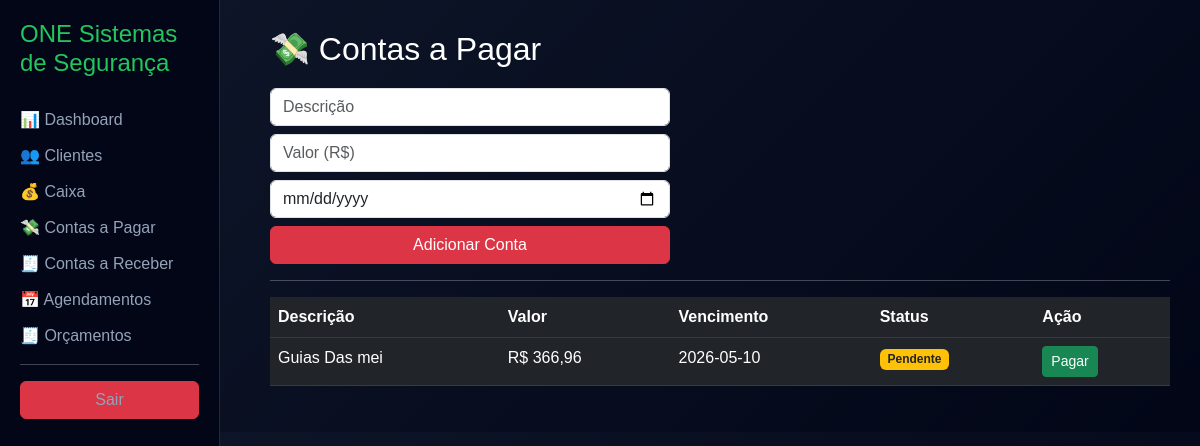
Page /contas_pagar (signed in) on the committed database.
### tables this page shows
CREATE TABLE contas_pagar (
            id INTEGER PRIMARY KEY AUTOINCREMENT,
            descricao TEXT,
            valor REAL,
            data_vencimento TEXT,
            data_pagamento TEXT,
            status TEXT DEFAULT 'pendente'
        );

### app.py (the view, shortened to what this page needs)
@app.route("/contas_pagar", methods=["GET", "POST"])
@login_required
def contas_pagar():
    with conectar() as conn:
        c = conn.cursor()
        lista = c.execute("SELECT * FROM contas_pagar").fetchall()
    return render_template("contas_pagar.html", contas=lista)

### app.py (called while the page is built)
def login_required(f):
    @wraps(f)
    def decorated(*args, **kwargs):
        if not session.get("logado"):
            return redirect("/")
        return f(*args, **kwargs)
    return decorated

def conectar():
    conn = sqlite3.connect("banco.db")
    conn.row_factory = sqlite3.Row
    return conn

### templates/contas_pagar.html
{% extends "base.html" %}
{% block content %}
<h2 style="margin-bottom:20px;">💸 Contas a Pagar</h2>
<form method="POST" style="max-width:400px;">
    <input name="descricao" placeholder="Descrição" class="form-control mb-2" required>
    <input name="valor" type="number" step="0.01" placeholder="Valor (R$)" class="form-control mb-2" required>
    <input name="vencimento" type="date" class="form-control mb-2" required>
    <button class="btn btn-danger w-100">Adicionar Conta</button>
</form>
<hr>
<table class="table table-dark table-hover">
<tr>
    <th>Descrição</th>
    <th>Valor</th>
    <th>Vencimento</th>
    <th>Status</th>
    <th>Ação</th>
</tr>
{% for c in contas %}
<tr>
    <td>{{ c["descricao"] }}</td>
    <td>
        R$ {{ "{:,.2f}".format(c["valor"]).replace(",", "X").replace(".", ",").replace("X", ".") }}
    </td>
    <td>{{ c["data_vencimento"] }}</td>
    <td>
        {% if c["status"] == "pago" %}
            <span class="badge bg-success">Pago</span>
        {% else %}
            <span class="badge bg-warning text-dark">Pendente</span>
        {% endif %}
    </td>
    <td>
        {% if c["status"] != "pago" %}
        <a href="/pagar_conta/{{ c['id'] }}" class="btn btn-success btn-sm">
            Pagar
        </a>
        {% endif %}
    </td>
</tr>
{% endfor %}
</table>
{% endblock %}

### templates/base.html (style rules this page uses)
body { background: linear-gradient(135deg, #0f172a, #020617); color: white; font-family: Arial; }

### rows in the picture
contas_pagar: descricao "Guias Das mei", valor "366,96", data_vencimento "2026-05-10", status "Pendente"
